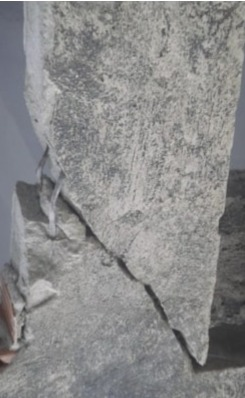
#> input picture images/kesme/kesme hasar 1 ters.JPG, 245 x 398 px; its folder holds only this picture in this run
$ python train_model_simple.py
#> lines starting #> are read from the running program, lines starting #| are printed output that depends on the picture
import os
import numpy as np
from PIL import Image
from sklearn.model_selection import train_test_split
from sklearn.preprocessing import StandardScaler
from sklearn.svm import SVC
from sklearn.ensemble import RandomForestClassifier
from sklearn.metrics import accuracy_score, classification_report
import pickle
import joblib

# Veri yolları
data_dir = "images"
kesme_dir = os.path.join(data_dir, "kesme")
korozyon_dir = os.path.join(data_dir, "korozyon")

# Görüntü boyutları
IMG_HEIGHT = 64
IMG_WIDTH = 64

def extract_features(image_path):
    """Görüntüden özellik çıkar"""
#> called with image_path = 'images/kesme/kesme hasar 1 ters.JPG'
    try:
        # Görüntüyü yükle ve boyutlandır
        img = Image.open(image_path).convert('RGB')
#> img is the input picture: PIL image 245x398 RGB; mean R, G, B 138.7, 138.5, 138.4
        img = img.resize((IMG_WIDTH, IMG_HEIGHT))
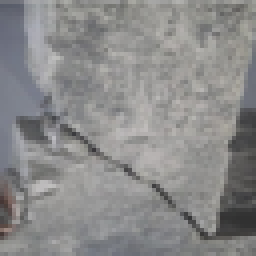
#> img: PIL image 64x64 RGB (shown 4 times larger); mean R, G, B 138.6, 138.4, 138.3

        # NumPy dizisine çevir
        img_array = np.array(img)

        # Basit özellik çıkarımı
        # 1. Renk histogramı (RGB kanalları için)
        hist_r = np.histogram(img_array[:,:,0], bins=16, range=(0, 256))[0]
#> hist_r = [0, 0, 0, 62, 109, 147, 205, 585, 926, 1256, 695, 110, 1, 0, 0, 0]
        hist_g = np.histogram(img_array[:,:,1], bins=16, range=(0, 256))[0]
#> hist_g = [0, 0, 0, 69, 111, 149, 153, 554, 1010, 1316, 663, 71, 0, 0, 0, 0]
        hist_b = np.histogram(img_array[:,:,2], bins=16, range=(0, 256))[0]
#> hist_b = [0, 0, 0, 68, 115, 143, 114, 471, 1239, 1329, 546, 70, 1, 0, 0, 0]

        # 2. Ortalama ve standart sapma
        mean_r = np.mean(img_array[:,:,0])
#> mean_r = 138.6
        mean_g = np.mean(img_array[:,:,1])
#> mean_g = 138.4
        mean_b = np.mean(img_array[:,:,2])
#> mean_b = 138.3
        std_r = np.std(img_array[:,:,0])
#> std_r = 25.66
        std_g = np.std(img_array[:,:,1])
#> std_g = 25.26
        std_b = np.std(img_array[:,:,2])
#> std_b = 24.32

        # 3. Kenar yoğunluğu (basit Sobel benzeri)
        gray = np.mean(img_array, axis=2)
        dx = np.abs(np.diff(gray, axis=0))
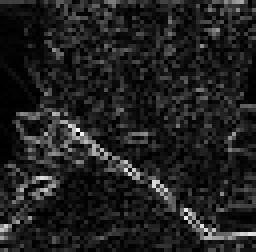
#> dx: shape (63, 64) float64 (shown 4 times larger); min 0, max 74.33, mean 9.5; drawn with min black and max white
        dy = np.abs(np.diff(gray, axis=1))
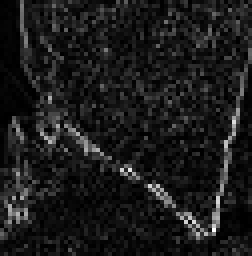
#> dy: shape (64, 63) float64 (shown 4 times larger); min 0, max 82.67, mean 8.8; drawn with min black and max white
        edge_density = np.mean(dx) + np.mean(dy)
#> edge_density = 18.31

        # Tüm özellikleri birleştir
        features = np.concatenate([
            hist_r, hist_g, hist_b,
            [mean_r, mean_g, mean_b, std_r, std_g, std_b, edge_density]
        ])
#> features = 55 values, max 1329 at index 41, min 0 at index 0, mean 232.7

        return features / 255.0  # Normalize

    except Exception as e:
        print(f"Hata: {image_path} işlenemedi - {str(e)}")
        return None

def load_dataset():
    """Veri setini yükle"""
    features = []
    labels = []

    # Kesme hasarı görüntüleri
    print("Kesme hasarı görüntüleri işleniyor...")
    for filename in os.listdir(kesme_dir):
        if filename.lower().endswith(('.jpg', '.jpeg', '.png')):
            img_path = os.path.join(kesme_dir, filename)
            feat = extract_features(img_path)
#> feat = 55 values, max 5.21 at index 41, min 0 at index 0, mean 0.912
            if feat is not None:
                features.append(feat)
                labels.append('kesme')
                print(f"[OK] {filename}")

    # Korozyon görüntüleri
    print("\nKorozyon görüntüleri işleniyor...")
    for filename in os.listdir(korozyon_dir):
        if filename.lower().endswith(('.jpg', '.jpeg', '.png')):
            img_path = os.path.join(korozyon_dir, filename)
            feat = extract_features(img_path)
#> call 2 of extract_features, with image_path = 'images/korozyon/korozyon 1 ters.JPG'
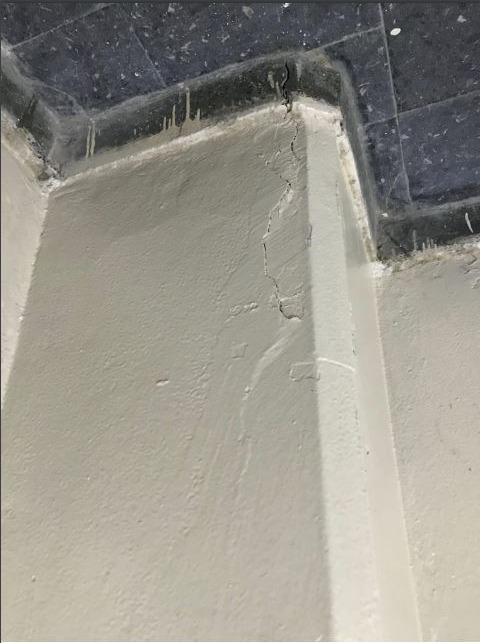
#> input picture images/korozyon/korozyon 1 ters.JPG, 480 x 643 px
#> in extract_features, img is the input picture: PIL image 480x643 RGB; mean R, G, B 152.1, 149.2, 139.7
#> in extract_features (call 2), `img = img.resize((IMG_WIDTH, IMG_HEIGHT))`:
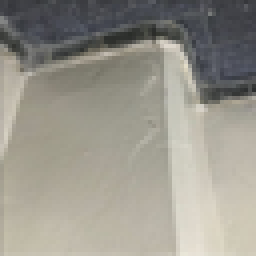
#> img: PIL image 64x64 RGB (shown 4 times larger); mean R, G, B 152.2, 149.2, 139.7
#> in extract_features (call 2), `hist_r = np.histogram(img_array[:,:,0], bins=16, range=(0, 256))[0]`: hist_r = [0, 0, 16, 155, 539, 195, 72, 74, 193, 436, 773, 817, 532, 252, 42, 0]
#> in extract_features (call 2), `hist_g = np.histogram(img_array[:,:,1], bins=16, range=(0, 256))[0]`: hist_g = [0, 0, 9, 116, 536, 229, 81, 111, 210, 621, 765, 798, 406, 205, 9, 0]
#> in extract_features (call 2), `hist_b = np.histogram(img_array[:,:,2], bins=16, range=(0, 256))[0]`: hist_b = [0, 0, 17, 60, 426, 360, 159, 212, 573, 774, 851, 392, 243, 29, 0, 0]
#> in extract_features (call 2), `mean_r = np.mean(img_array[:,:,0])`: mean_r = 152.2
#> in extract_features (call 2), `mean_g = np.mean(img_array[:,:,1])`: mean_g = 149.2
#> in extract_features (call 2), `mean_b = np.mean(img_array[:,:,2])`: mean_b = 139.7
#> in extract_features (call 2), `std_r = np.std(img_array[:,:,0])`: std_r = 48.76
#> in extract_features (call 2), `std_g = np.std(img_array[:,:,1])`: std_g = 46.05
#> in extract_features (call 2), `std_b = np.std(img_array[:,:,2])`: std_b = 39.28
#> in extract_features (call 2), `dx = np.abs(np.diff(gray, axis=0))`:
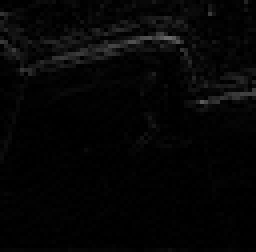
#> dx: shape (63, 64) float64 (shown 4 times larger); min 0, max 105.7, mean 5.4
#> in extract_features (call 2), `dy = np.abs(np.diff(gray, axis=1))`:
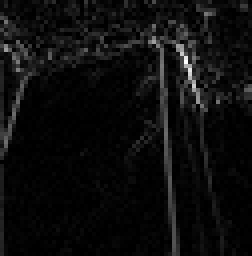
#> dy: shape (64, 63) float64 (shown 4 times larger); min 0, max 89.33, mean 4.7; drawn with min black and max white
#> in extract_features (call 2), `edge_density = np.mean(dx) + np.mean(dy)`: edge_density = 10.13
#> in extract_features (call 2), `features = np.concatenate([ hist_r, hist_g, hist_b, [mean_r, mean_g, m..`: features = 55 values, max 851 at index 42, min 0 at index 0, mean 234.1
#> feat = 55 values, max 3.34 at index 42, min 0 at index 0, mean 0.918
            if feat is not None:
                features.append(feat)
                labels.append('korozyon')
                print(f"[OK] {filename}")

    return np.array(features), np.array(labels)

def main():
    print("=== Basit Makine Öğrenmesi Model Eğitimi ===\n")

    # Veri setini yükle
    X, y = load_dataset()
    print(f"\nToplam görüntü sayısı: {len(X)}")
#| Toplam görüntü sayısı: 2
    print(f"Özellik sayısı: {X.shape[1]}")
#| Özellik sayısı: 55
    print(f"Kesme hasarı: {np.sum(y == 'kesme')}")
#| Kesme hasarı: 1
    print(f"Korozyon: {np.sum(y == 'korozyon')}")
#| Korozyon: 1

    # Veriyi eğitim ve test olarak böl
#> (the run stopped early here; a loop or call above may not have finished)
